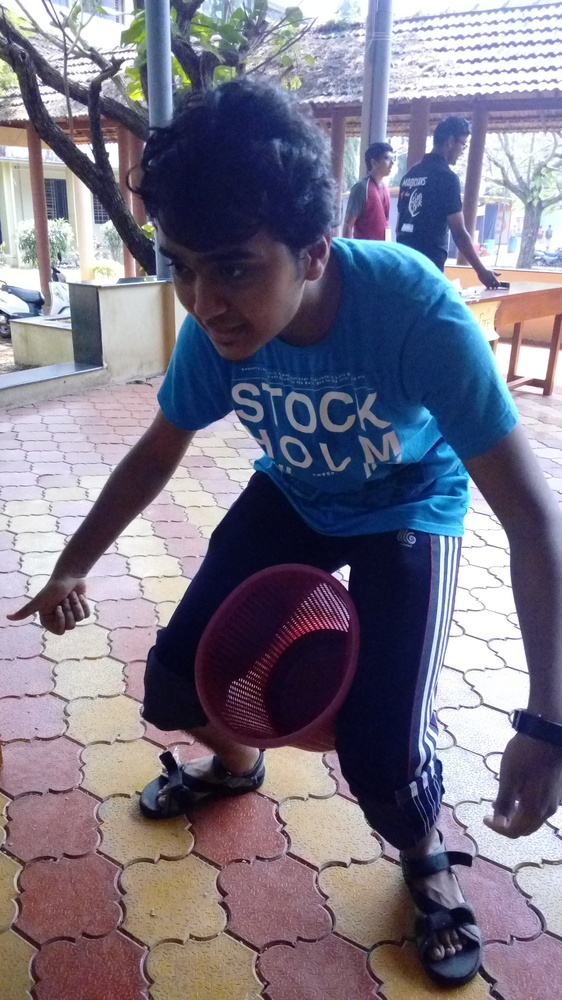
#> input picture devil.jpg, 562 x 1000 px, shrunk from 2304 x 4096 before the run
$ python -i candidcap.py   (imports and definitions only)   (Python 2 division)   (older library calls are emulated)
#> lines starting #> are read from the running program, lines starting #| are printed output that depends on the picture; after the words box and inside, x2 and y2 are one past the last pixel; in counts of white or black regions, pixels touching at a corner belong together
#> further down, picture is the input picture: shape (1000, 562, 3); mean B, G, R 133.2, 116.4, 120.5
import cv2
import numpy as np

# cap = cv2.VideoCapture(2)

def findcontours(frame):

    # Take each frame
    # _, frame = cap.read()

    # Convert BGR to HSV
    hsv = cv2.cvtColor(frame, cv2.COLOR_BGR2HSV)
#> hsv: shape (1000, 562, 3); mean H, S, V 110.2, 89.2, 142.2
    # define range of blue color in HSV
    lower_blue = np.array([0, 100, 100])
    upper_blue = np.array([8, 255, 255])

    # Threshold the HSV image to get only blue colors
    mask = cv2.inRange(hsv, lower_blue, upper_blue)
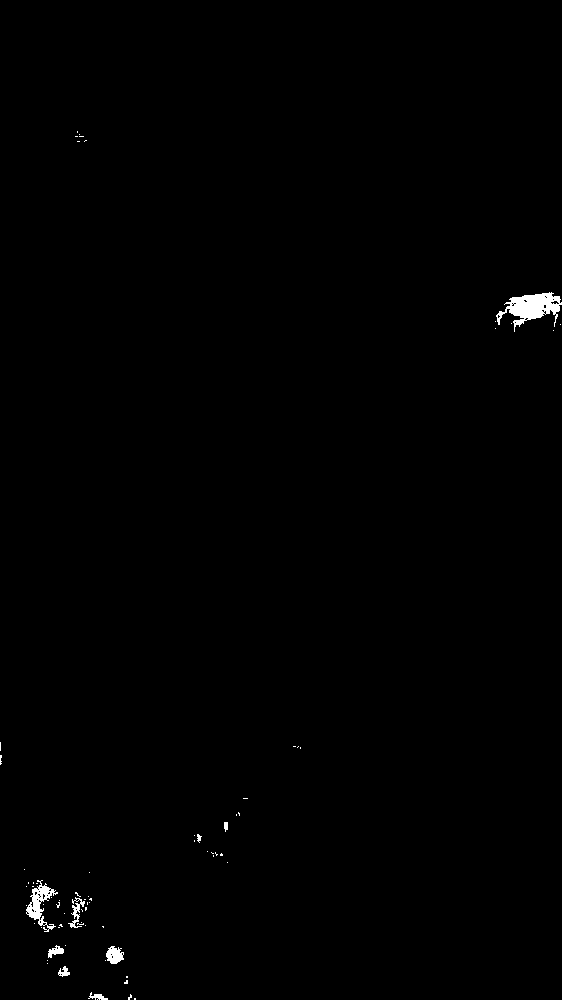
#> mask: shape (1000, 562); 0.48% white; 73 white regions (64 under 20 px)
    _, contours, _ = cv2.findContours(mask, cv2.RETR_EXTERNAL, cv2.CHAIN_APPROX_SIMPLE)
#> contours = 73 contours, 65 with area under 20; largest, box (x1, y1, x2, y2) and area: (496, 292, 562, 332) 1095, (26, 880, 58, 932) 504, (106, 946, 124, 964) 197, (68, 897, 85, 928) 105, (48, 945, 64, 958) 88, (58, 966, 70, 977) 53, (88, 992, 108, 1000) 47, (224, 822, 228, 832) 21

    cx, cy = 0, 0
    if contours :
	j = contours[0]
#> j = [[134, 998], [134, 999], [135, 999], [135, 998]]
	maxm = cv2.contourArea(contours[0])
#> maxm = 1
	for i in contours :
	    area = cv2.contourArea(i)
	    if area > maxm :
	    	maxm = area
	    	j = i
#> this loop made 73 passes
#> (area, maxm) on passes 3, 6, 10, 41, 67: (47, 47), (53, 53), (197, 197), (504.5, 504.5), (1095, 1095)
#> area on passes 12, 32, 53: 88.5, 105, 21
#> after the loop, j = contour of 144 points, box (x1, y1, x2, y2) (496, 292, 562, 332), area 1095; maxm = 1095

    # Bitwise-AND mask and original image
	M = cv2.moments(j)
#> M = moments, m00 1095, centre m10/m00, m01/m00 = (531.9, 306.5)
	if M['m00'] != 0 :
            cx = int(M['m10']/M['m00'])
#> cx = 531
            cy = int(M['m01']/M['m00'])
#> cy = 306

    return (cx, cy)


# [7 lines of commented-out code are left out]

>>> import cv2
>>> picture = cv2.imread('devil.jpg')
>>> result = findcontours(picture)
#> result = (531, 306)
